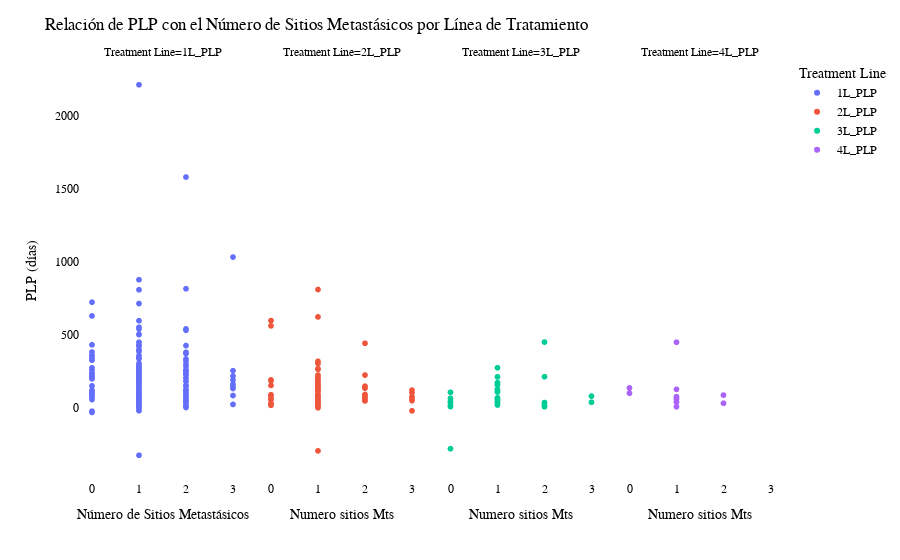

The cell this chart's notebook holds for it:
### Code cell
import plotly.express as px

# Preparing a long-form DataFrame for Plotly Express
long_df = df.melt(id_vars=["Numero sitios Mts"],
                  value_vars=['1L_PLP', '2L_PLP', '3L_PLP', '4L_PLP'],
                  var_name='Treatment Line',
                  value_name='PLP')

fig = px.scatter(long_df,
                 x="Numero sitios Mts",
                 y="PLP",
                 facet_col="Treatment Line",
                 color="Treatment Line",
                 hover_data=["Numero sitios Mts", "PLP"])

fig.update_layout(
    title="Relación de PLP con el Número de Sitios Metastásicos por Línea de Tratamiento",
    xaxis_title="Número de Sitios Metastásicos",
    yaxis_title="PLP (días)",
    plot_bgcolor='white',
    font=dict(
        family="Arial, sans-serif",
        size=12,
        color="black"
    )
)

fig.show()

### Figure 1 — Plotly figure (JSON) as saved in the notebook; plotly's stock layout.template omitted (floating-point values rounded to 4 significant figures; data arrays with more than 128 entries replaced by an {"elided": "..."} marker saying what was removed)
{"data": [{"hovertemplate": "Treatment Line=1L_PLP<br>Numero sitios Mts=%{x}<br>PLP=%{y}<extra></extra>", "legendgroup": "1L_PLP", "marker": {"color": "#636efa", "symbol": "circle"}, "mode": "markers", "name": "1L_PLP", "showlegend": true, "x": {"elided": "261 int values"}, "xaxis": "x", "y": {"elided": "261 float values"}, "yaxis": "y", "type": "scattergl"}, {"hovertemplate": "Treatment Line=2L_PLP<br>Numero sitios Mts=%{x}<br>PLP=%{y}<extra></extra>", "legendgroup": "2L_PLP", "marker": {"color": "#EF553B", "symbol": "circle"}, "mode": "markers", "name": "2L_PLP", "showlegend": true, "x": {"elided": "261 int values"}, "xaxis": "x2", "y": {"elided": "261 float values"}, "yaxis": "y2", "type": "scattergl"}, {"hovertemplate": "Treatment Line=3L_PLP<br>Numero sitios Mts=%{x}<br>PLP=%{y}<extra></extra>", "legendgroup": "3L_PLP", "marker": {"color": "#00cc96", "symbol": "circle"}, "mode": "markers", "name": "3L_PLP", "showlegend": true, "x": {"elided": "261 int values"}, "xaxis": "x3", "y": {"elided": "261 float values"}, "yaxis": "y3", "type": "scattergl"}, {"hovertemplate": "Treatment Line=4L_PLP<br>Numero sitios Mts=%{x}<br>PLP=%{y}<extra></extra>", "legendgroup": "4L_PLP", "marker": {"color": "#ab63fa", "symbol": "circle"}, "mode": "markers", "name": "4L_PLP", "showlegend": true, "x": {"elided": "261 int values"}, "xaxis": "x4", "y": {"elided": "261 float values"}, "yaxis": "y4", "type": "scattergl"}], "layout": {"xaxis": {"anchor": "y", "domain": [0.0, 0.235], "title": {"text": "Número de Sitios Metastásicos"}}, "yaxis": {"anchor": "x", "domain": [0.0, 1.0], "title": {"text": "PLP (días)"}}, "xaxis2": {"anchor": "y2", "domain": [0.255, 0.49], "matches": "x", "title": {"text": "Numero sitios Mts"}}, "yaxis2": {"anchor": "x2", "domain": [0.0, 1.0], "matches": "y", "showticklabels": false}, "xaxis3": {"anchor": "y3", "domain": [0.51, 0.745], "matches": "x", "title": {"text": "Numero sitios Mts"}}, "yaxis3": {"anchor": "x3", "domain": [0.0, 1.0], "matches": "y", "showticklabels": false}, "xaxis4": {"anchor": "y4", "domain": [0.765, 1.0], "matches": "x", "title": {"text": "Numero sitios Mts"}}, "yaxis4": {"anchor": "x4", "domain": [0.0, 1.0], "matches": "y", "showticklabels": false}, "annotations": [{"font": {}, "showarrow": false, "text": "Treatment Line=1L_PLP", "x": 0.1175, "xanchor": "center", "xref": "paper", "y": 1.0, "yanchor": "bottom", "yref": "paper"}, {"font": {}, "showarrow": false, "text": "Treatment Line=2L_PLP", "x": 0.3725, "xanchor": "center", "xref": "paper", "y": 1.0, "yanchor": "bottom", "yref": "paper"}, {"font": {}, "showarrow": false, "text": "Treatment Line=3L_PLP", "x": 0.6275, "xanchor": "center", "xref": "paper", "y": 1.0, "yanchor": "bottom", "yref": "paper"}, {"font": {}, "showarrow": false, "text": "Treatment Line=4L_PLP", "x": 0.8825, "xanchor": "center", "xref": "paper", "y": 1.0, "yanchor": "bottom", "yref": "paper"}], "legend": {"title": {"text": "Treatment Line"}, "tracegroupgap": 0}, "margin": {"t": 60}, "font": {"family": "Arial, sans-serif", "size": 12, "color": "black"}, "title": {"text": "Relación de PLP con el Número de Sitios Metastásicos por Línea de Tratamiento"}, "plot_bgcolor": "white"}}
